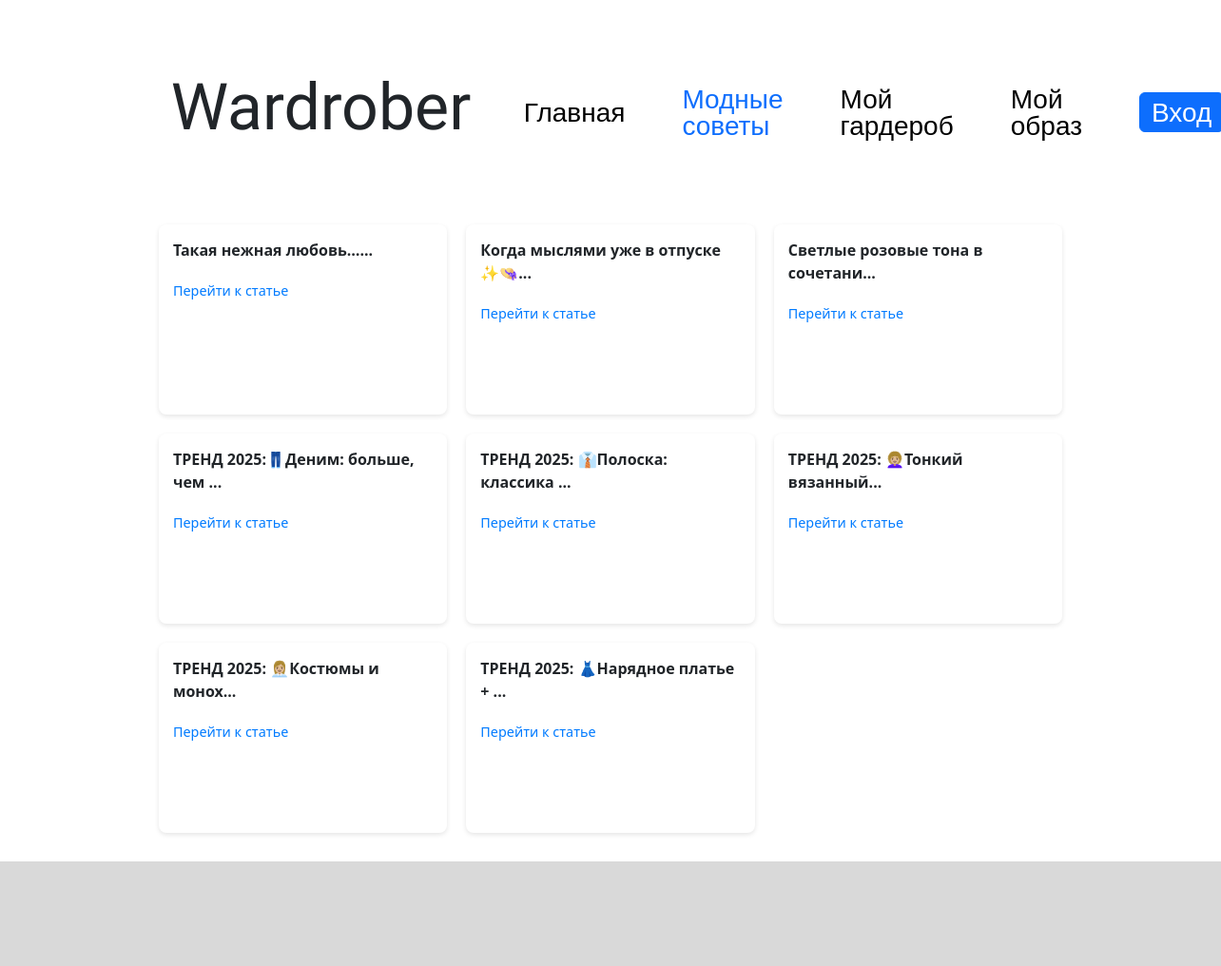
Screenshot of /advices with the database file from the repository.
### data/news.py (models this page shows)
class News(SqlAlchemyBase, SerializerMixin):
    __tablename__ = 'news'
    id = sqlalchemy.Column(sqlalchemy.Integer, primary_key=True, autoincrement=True)
    text = sqlalchemy.Column(sqlalchemy.String, nullable=False)
    title = sqlalchemy.Column(sqlalchemy.String, nullable=False)
    img_url = sqlalchemy.Column(sqlalchemy.String, nullable=False)

### server.py (the view)
@app.route('/advices')
def advices():
    db_sess = db_session.create_session()
    news = db_sess.query(News).all()
    data = []
    for new in news:
        data.append(new.to_dict())
    return render_template('advices.html', data=data, path=request.path)

### data/db_session.py (called while the page is built)
def create_session() -> Session:
    global __factory
    return __factory()

### templates/advices.html
{% extends "base.html" %}
{% block content %}
<div class="my_container">
<div class="cards-grid_wrd">
    {% for new in data %}
    <div class="cards-grid_wrd">
        <div class="card_wrd">
            <div class="card-title_wrd">{{new["title"]}}</div>
            <a href="/advice/{{ new['id'] }}" class="card-link_wrd">Перейти к статье</a>
        </div>
    </div>
    {% endfor %}
</div>
</div>
{% endblock %}

### templates/base.html (shortened to what this page needs)
<!doctype html>
<html lang="en">
<head>
    <link href="https://cdn.jsdelivr.net/npm/bootstrap@5.3.3/dist/css/bootstrap.min.css"
          rel="stylesheet"
>
    <link rel="stylesheet" type="text/css" href="/static/css/style.css"/>
</head>
<body>
<header>
    <nav>
        <h1 class="main-name">Wardrober</h1>
        {% if path == '/' %}
        <a href="/" class="nav-item" style="color:#0D6EFD;">Главная</a>
        {% else %}
        <a href="/" class="nav-item" style="color:#000000;">Главная</a>
        {% endif %}
        {% if path == '/advices' %}
        <a href="/advices" class="nav-item" style="color:#0D6EFD;">Модные советы</a>
        {% else %}
        <a href="/advices" class="nav-item" style="color:#000000;">Модные советы</a>
        {% endif %}
        {% if 'wardrobe' in path %}
        <a href="/wardrobe" class="nav-item" style="color:#0D6EFD;">Мой гардероб</a>
        {% else %}
        <a href="/wardrobe" class="nav-item" style="color:#000000;">Мой гардероб</a>
        {% endif %}
        {% if path == '/look' %}
        <a href="/look" class="nav-item" style="color:#0D6EFD;">Мой образ</a>
        {% else %}
        <a href="/look" class="nav-item" style="color:#000000;">Мой образ</a>
        {% endif %}
        {% if current_user.is_authenticated %}
        <a id="user-name" href="/logout">{{ current_user.name }}</a>
        {% else %}
        <a href="/login" class="btn btn-primary mybtn">Вход</a>
        {% endif %}
    </nav>
</header>
<main role="main" class="container">
    {% block content %}{% endblock %}
</main>
<div id="bottom"></div>
</body>
</html>

### static/css/style.css (style rules this page uses)
body { display: flex; flex-direction: column; min-height: 100vh; }
.my_container { margin: 0px 13vw 30px 13vw; }
.container { margin: 0px 0px 0px 0px; padding: 0px 0px 0px 0px; max-width: 100vw; flex: 1; }
#bottom { background-color: #D9D9D9; margin: 40px, 0, 0, 0; height: 110px; width: 100vw; }
nav { display: flex; justify-content: space-between; align-items: center; margin: 60px 14vw 60px 14vw; }
.main-name { font-family: "Italianno", cursive; font-weight: 400; font-size: 68px; font-style: normal; margin-right: 2vw; }
.nav-item, .mybtn { font-family: "Inter", sans-serif; font-size: 28px; font-weight: 300; font-style: normal; text-decoration: none; margin: 30px; line-height: 100%; }
.cards-grid_wrd { display: grid; grid-template-columns: repeat(auto-fill, minmax(250px, 1fr)); gap: 20px; }
.card_wrd { background: white; border-radius: 8px; box-shadow: 0 2px 5px rgba(0,0,0,0.1); padding: 15px; height: 200px; display: flex; flex-direction: column; }
.card-title_wrd { font-weight: bold; margin-bottom: 10px; }
.card-link_wrd { color: #007bff; text-decoration: none; font-size: 0.9rem; display: inline-block; margin-top: 10px; }

### rows the page displays
News: title "Такая нежная любовь…..."
News: title "Когда мыслями уже в отпуске ✨👒..."
News: title "Светлые розовые тона в сочетани..."
News: title "ТРЕНД 2025:👖Деним: больше, чем ..."
News: title "ТРЕНД 2025: 👔Полоска: классика ..."
News: title "ТРЕНД 2025: 👩🏼‍🦱Тонкий вязанный..."
News: title "ТРЕНД 2025: 👩🏼‍💼Костюмы и монох..."
News: title "ТРЕНД 2025: 👗Нарядное платье + ..."
